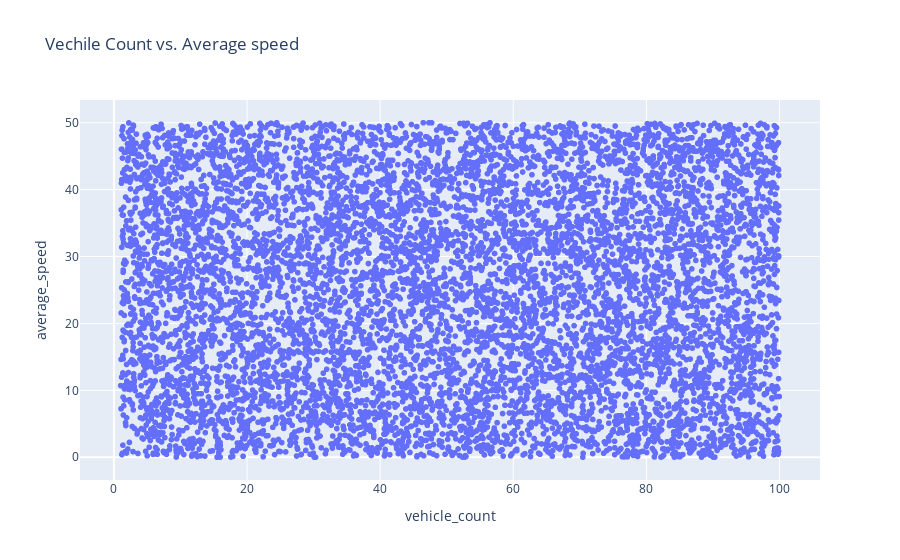

Notebook cell for this chart:
### Code cell
fig = px.scatter( df, x = 'vehicle_count', y = 'average_speed',
                 title = 'Vechile Count vs. Average speed')
fig.show()

### Figure 1 — Plotly figure (JSON) as saved in the notebook; plotly's stock layout.template omitted (floating-point values rounded to 4 significant figures; data arrays with more than 128 entries replaced by an {"elided": "..."} marker saying what was removed)
{"data": [{"hovertemplate": "vehicle_count=%{x}<br>average_speed=%{y}<extra></extra>", "legendgroup": "", "marker": {"color": "#636efa", "symbol": "circle"}, "mode": "markers", "name": "", "showlegend": false, "type": "scattergl", "x": {"elided": "8756 float values"}, "xaxis": "x", "y": {"elided": "8756 float values"}, "yaxis": "y"}], "layout": {"legend": {"tracegroupgap": 0}, "title": {"text": "Vechile Count vs. Average speed"}, "xaxis": {"anchor": "y", "domain": [0, 1], "title": {"text": "vehicle_count"}}, "yaxis": {"anchor": "x", "domain": [0, 1], "title": {"text": "average_speed"}}}}
